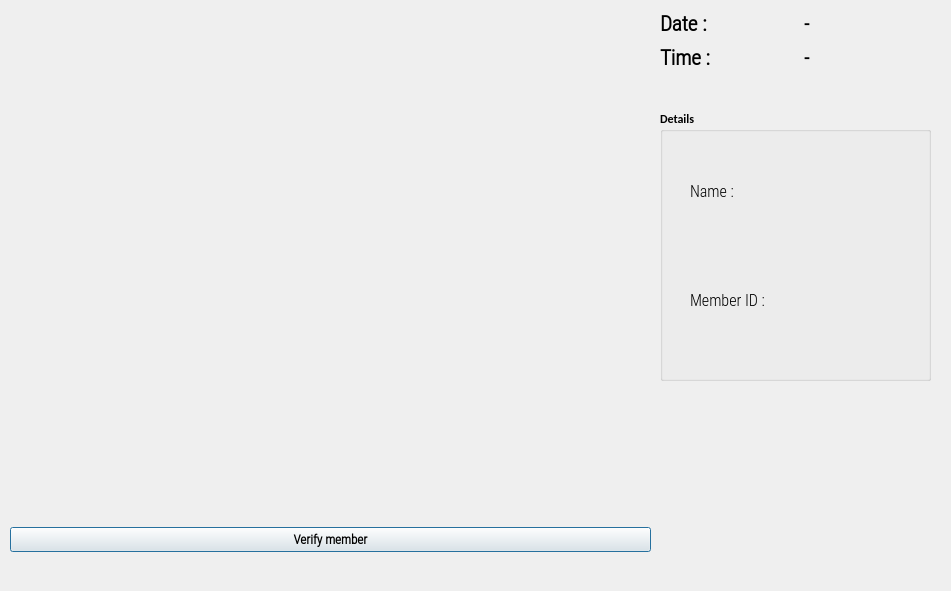
<?xml version="1.0" encoding="UTF-8"?>
<ui version="4.0">
 <class>OutputDialog</class>
 <widget class="QDialog" name="OutputDialog">
  <property name="geometry">
   <rect>
    <x>0</x>
    <y>0</y>
    <width>951</width>
    <height>591</height>
   </rect>
  </property>
  <property name="minimumSize">
   <size>
    <width>951</width>
    <height>591</height>
   </size>
  </property>
  <property name="maximumSize">
   <size>
    <width>951</width>
    <height>951</height>
   </size>
  </property>
  <property name="font">
   <font>
    <family>Calibri</family>
    <weight>75</weight>
    <bold>true</bold>
   </font>
  </property>
  <property name="windowTitle">
   <string>Facial Recognition App CPMMS</string>
  </property>
  <property name="windowIcon">
   <iconset resource="../resources.qrc">
    <normaloff>:/icons/activity.svg</normaloff>:/icons/activity.svg</iconset>
  </property>
  <widget class="QLabel" name="imgLabel">
   <property name="geometry">
    <rect>
     <x>10</x>
     <y>10</y>
     <width>640</width>
     <height>480</height>
    </rect>
   </property>
   <property name="minimumSize">
    <size>
     <width>4</width>
     <height>0</height>
    </size>
   </property>
   <property name="maximumSize">
    <size>
     <width>640</width>
     <height>480</height>
    </size>
   </property>
   <property name="text">
    <string/>
   </property>
  </widget>
  <widget class="QWidget" name="horizontalLayoutWidget">
   <property name="geometry">
    <rect>
     <x>10</x>
     <y>500</y>
     <width>641</width>
     <height>80</height>
    </rect>
   </property>
   <layout class="QHBoxLayout" name="horizontalLayout">
    <item>
     <widget class="QPushButton" name="btn_verify">
      <property name="font">
       <font>
        <family>Roboto Condensed Light</family>
        <pointsize>10</pointsize>
        <weight>75</weight>
        <bold>true</bold>
       </font>
      </property>
      <property name="text">
       <string>Verify member</string>
      </property>
      <property name="checkable">
       <bool>true</bool>
      </property>
     </widget>
    </item>
   </layout>
  </widget>
  <widget class="QWidget" name="gridLayoutWidget">
   <property name="geometry">
    <rect>
     <x>660</x>
     <y>10</y>
     <width>281</width>
     <height>61</height>
    </rect>
   </property>
   <layout class="QGridLayout" name="gridLayout_2">
    <item row="0" column="0">
     <widget class="QLabel" name="label">
      <property name="font">
       <font>
        <family>Roboto Condensed Light</family>
        <pointsize>16</pointsize>
        <weight>75</weight>
        <bold>true</bold>
       </font>
      </property>
      <property name="text">
       <string>Date :</string>
      </property>
     </widget>
    </item>
    <item row="0" column="1">
     <widget class="QLabel" name="Date_Label">
      <property name="font">
       <font>
        <family>Roboto Condensed Light</family>
        <pointsize>15</pointsize>
        <weight>75</weight>
        <bold>true</bold>
       </font>
      </property>
      <property name="text">
       <string>-</string>
      </property>
     </widget>
    </item>
    <item row="1" column="0">
     <widget class="QLabel" name="label_2">
      <property name="font">
       <font>
        <family>Roboto Condensed Light</family>
        <pointsize>16</pointsize>
        <weight>75</weight>
        <bold>true</bold>
       </font>
      </property>
      <property name="text">
       <string>Time :</string>
      </property>
     </widget>
    </item>
    <item row="1" column="1">
     <widget class="QLabel" name="Time_Label">
      <property name="font">
       <font>
        <family>Roboto Condensed Light</family>
        <pointsize>15</pointsize>
        <weight>75</weight>
        <bold>true</bold>
       </font>
      </property>
      <property name="text">
       <string>-</string>
      </property>
     </widget>
    </item>
   </layout>
  </widget>
  <widget class="QGroupBox" name="groupBox">
   <property name="geometry">
    <rect>
     <x>660</x>
     <y>110</y>
     <width>271</width>
     <height>271</height>
    </rect>
   </property>
   <property name="title">
    <string>Details</string>
   </property>
   <widget class="QWidget" name="verticalLayoutWidget">
    <property name="geometry">
     <rect>
      <x>30</x>
      <y>30</y>
      <width>114</width>
      <height>211</height>
     </rect>
    </property>
    <layout class="QVBoxLayout" name="verticalLayout">
     <item>
      <widget class="QLabel" name="label_3">
       <property name="font">
        <font>
         <family>Roboto Condensed Light</family>
         <pointsize>12</pointsize>
         <weight>50</weight>
         <bold>false</bold>
        </font>
       </property>
       <property name="text">
        <string>Name : </string>
       </property>
      </widget>
     </item>
     <item>
      <widget class="QLabel" name="label_4">
       <property name="font">
        <font>
         <family>Roboto Condensed Light</family>
         <pointsize>12</pointsize>
         <weight>50</weight>
         <bold>false</bold>
        </font>
       </property>
       <property name="text">
        <string>Member ID :</string>
       </property>
      </widget>
     </item>
    </layout>
   </widget>
   <widget class="QWidget" name="verticalLayoutWidget_2">
    <property name="geometry">
     <rect>
      <x>120</x>
      <y>30</y>
      <width>131</width>
      <height>211</height>
     </rect>
    </property>
    <layout class="QVBoxLayout" name="verticalLayout_2">
     <item>
      <widget class="QLabel" name="NameLabel">
       <property name="font">
        <font>
         <family>Roboto Condensed Light</family>
         <pointsize>12</pointsize>
         <weight>50</weight>
         <bold>false</bold>
        </font>
       </property>
       <property name="text">
        <string/>
       </property>
      </widget>
     </item>
     <item>
      <widget class="QLabel" name="MemberIDLabel">
       <property name="font">
        <font>
         <family>Roboto Condensed Light</family>
         <pointsize>12</pointsize>
         <weight>50</weight>
         <bold>false</bold>
        </font>
       </property>
       <property name="text">
        <string/>
       </property>
      </widget>
     </item>
    </layout>
   </widget>
  </widget>
 </widget>
 <resources>
  <include location="../resources.qrc"/>
 </resources>
 <connections/>
</ui>
